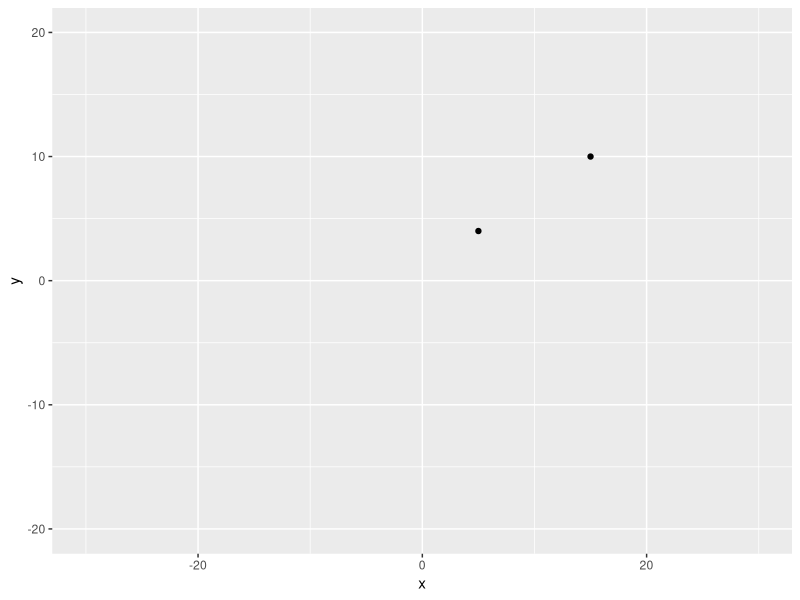

This figure's R source:
library(ggplot2)
setwd("~/Desktop/Cluster Analysis in R")
dir()

two_players<- data.frame(x=c(5,15),y=c(4,10))


# Plot the positions of the players
ggplot(two_players, aes(x = x, y = y)) + 
  geom_point() +
  # Assuming a 40x60 field
  lims(x = c(-30,30), y = c(-20, 20))

# Split the players data frame into two observations
player1 <- two_players[1, ]
player2 <- two_players[2, ]

# Calculate and print their distance using the Euclidean Distance formula
player_distance <- sqrt(  (player1$x - player2$x)^2 + (player1$y - player2$y)^2 )

player_distance
